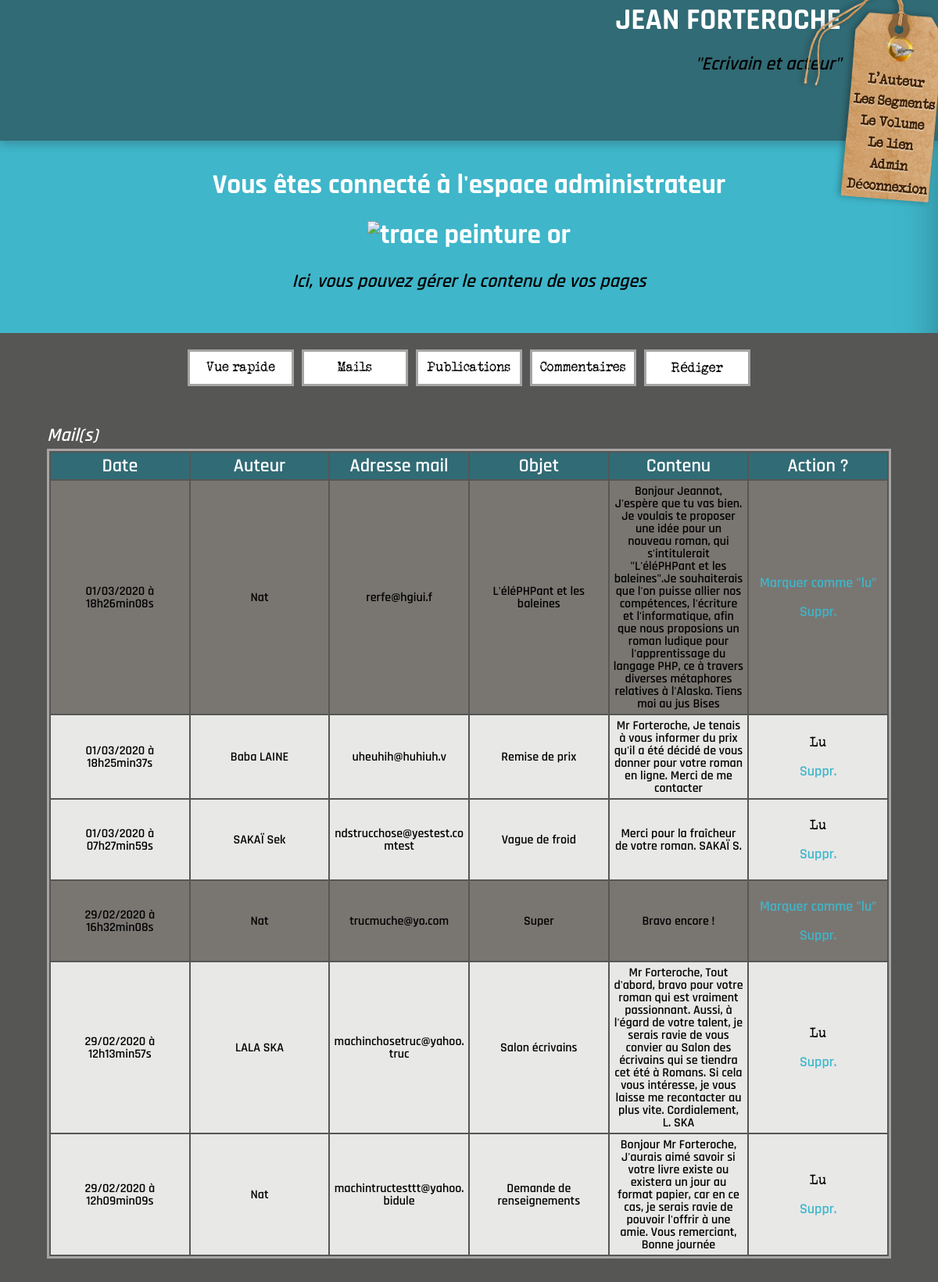
Before: /index.php?action=adminMail (signed in) with the older database file.
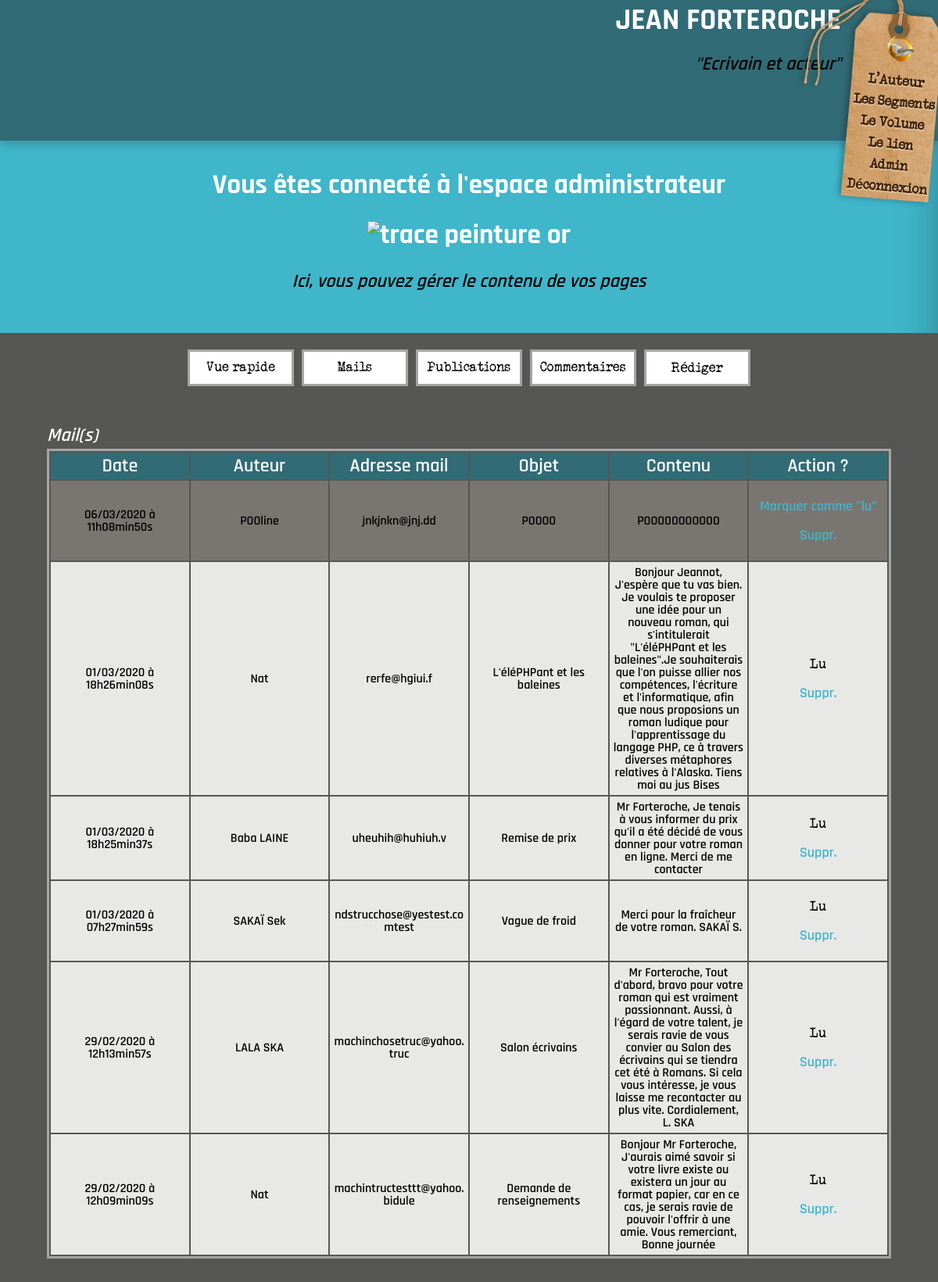
After: the same page with the newer database file.
### tables this page shows
CREATE TABLE IF NOT EXISTS `contact` (
  `id` int(11) NOT NULL AUTO_INCREMENT,
  `user_name_contact` varchar(255) NOT NULL,
  `user_mail_contact` varchar(255) NOT NULL,
  `subject_contact` varchar(255) NOT NULL,
  `message_contact` mediumtext NOT NULL,
  `date_contact` timestamp NOT NULL DEFAULT CURRENT_TIMESTAMP,
  `status_mail_contact` varchar(128) NOT NULL DEFAULT 'unread',
  PRIMARY KEY (`id`)
);

### controllers/back_controller.php (called while the page is built, shortened)
<?php
function adminMail()
{
   $mn= new MailsManager();
   $contactMails=$mn->getMails();
   require ('views/admin_mail_view.php');
}

### models/front/manager.php (called while the page is built, shortened)
<?php
class Manager
{
    protected function dbConnect()
    {
      $this->db = new PDO('mysql:host=localhost;dbname=blog;charset=utf8', 'root', '');
    }
}

### models/front/contact_manager.php (called while the page is built, shortened)
<?php
require_once ("models/front/manager.php");
class MailsManager extends Manager
{
    public function getMails()
    {
        $req = $this->db->query('SELECT id, user_name_contact, user_mail_contact, subject_contact, message_contact, status_mail_contact, DATE_FORMAT(date_contact, \'%d/%m/%Y à %Hh%imin%ss\') AS date_contact_fr FROM contact ORDER BY  id  DESC');
        $contactMails = $req->fetchAll();
        return $contactMails;
    }
}

### views/admin_mail_view.php (the view, shortened to what this page needs)
<main class="admin_main_container">
<?php require_once("includes/subtitles_admin.php"); ?>
    <section class="admin_main_block">
        <?php require_once("includes/menu_admin.php"); ?>
        <section class="admin_action_block" id="admin_mails_view">
            <table class="table" id="mails_table">
                <caption>Mail(s)</caption>
                <thead>
                <tr>
                    <th scope="col">Date</th>
                    <th scope="col">Auteur</th>
                    <th scope="col">Adresse mail</th>
                    <th scope="col">Objet</th>
                    <th scope="col">Contenu</th>
                    <th scope="col">Action ?</th>
                </tr>
                </thead>
                <tbody>
                    <?php if(!empty($contactMails)) : ?>
                        <?php foreach ($contactMails as $contactMail): ?>
                            <tr  <?php if ($contactMail['status_mail_contact'] !== 'read') echo  ('class="unread_mail"') ?>>
                                <td data-label="Date"><?= htmlspecialchars($contactMail['date_contact_fr']) ?></td>
                                <td data-label="Auteur"><?= htmlspecialchars($contactMail['user_name_contact']) ?></td>
                                <td data-label="Adresse mail"><?= htmlspecialchars($contactMail['user_mail_contact']) ?></td>
                                <td data-label="Objet"><?= htmlspecialchars($contactMail['subject_contact']) ?></td>
                                <td data-label="Contenu">
                                    <?= htmlspecialchars($contactMail['message_contact']) ?>
                                </td>
                                <td data-label="Action ?">
                                    <?php if($contactMail['status_mail_contact'] !== 'read'): ?>
                                        <p><a href="index.php?action=adminReadMail&id=<?= $contactMail['id'] ?>">Marquer comme "lu"</a></p>
                                    <?php else : ?>
                                        <p>Lu</p>
                                    <?php endif; ?>
                                    <p><a href="index.php?action=adminDeleteMail&id=<?= $contactMail['id'] ?>" onclick="return confirm('Ce mail sera définitivement supprimé. Etes-vous sûr(e) de vouloir supprimer ce mail ?');">Suppr.</a></p>
                                </td>
                            </tr>
                        <?php endforeach; ?>
                    <?php else: ?>
                        <td colspan="4">Aucun mail à afficher</td>
                    <?php endif; ?>
                </tbody>
            </table>
        </section>
    </section>
</main>
<?php require_once("template_admin.php"); ?>

Changed rows visible on the page:
removed contact: date_contact_fr "29/02/2020 à 16h32min08s", user_name_contact "Nat", user_mail_contact "trucmuche@yo.com", subject_contact "Super", message_contact "Bravo encore !", status_mail_contact "unread" (drawn)
added contact: date_contact_fr "06/03/2020 à 11h08min50s", user_name_contact "POOline", user_mail_contact "jnkjnkn@jnj.dd", subject_contact "POOOO", message_contact "POOOOOOOOOOO", status_mail_contact "unread" (drawn)
changed contact "rerfe@hgiui.f": status_mail_contact "Marquer comme \"lu\"" → "Lu"
